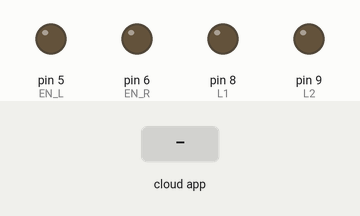
Simulated run of this sketch. Board: Arduino Uno, built with avr-gcc and run on an emulated ATmega328P. Shown: output pins drawn as LEDs (lit = HIGH). The test bench sets the inputs (shaded band). The ROS host is connected and sends only what is stated; pins used as bus, display or sensor lines are not drawn.

Above: at 1.2 s.
1.3 s: the phone or cloud app sets ard_getl to 0
At 1.6 s:
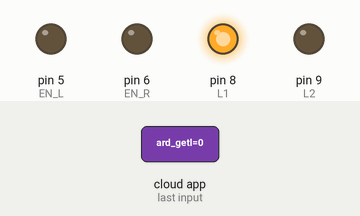
2.8 s: the phone or cloud app sets ard_getr to 1
At 3.1 s:
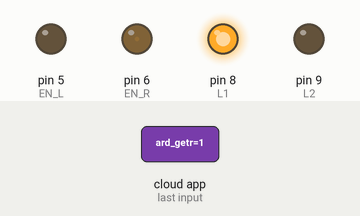
4.3 s: the phone or cloud app sets ard_getl to 1
At 5.5 s:
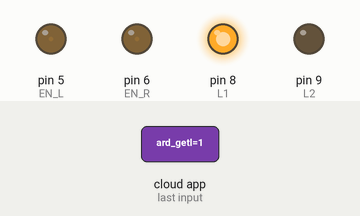
5.8 s: the phone or cloud app sets ard_getr to 0
At 7.2 s:
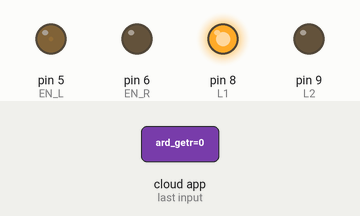
Timing chart, 0 to 8.3 s (numbered marks = the images above; inputs shaded):
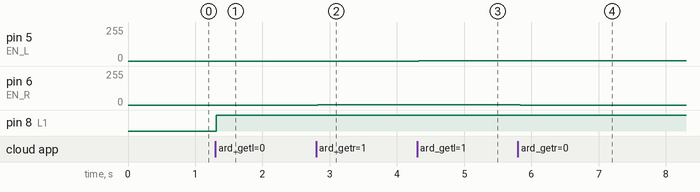

Measured:
- after the input at 1.3 s, pin 8 (L1): LOW → HIGH at once
- after the input at 2.8 s, pin 6 (EN_R): 0/255 → 1/255 at once
- after the input at 4.3 s, pin 5 (EN_L): 0/255 → 1/255 at once
- after the input at 5.8 s, pin 6 (EN_R): 1/255 → 0/255 at once

The sketch:

WITHROS.ino
```cpp
#define R1     10  //IN1
#define R2     11   //IN2
#define L1     8   //IN3
#define L2     9    //IN4
#define EN_R    6   //ENA
#define EN_L    5  //ENB

#include <ros.h>
#include <stdio.h>
#include <std_msgs/String.h>

int pwml,pwmr;
ros::NodeHandle  nh;
void Callbackl( const std_msgs::String& receive_msg){
  String mess = receive_msg.data;
  pwml = atoi(mess.c_str());
  if (pwml>=0)
    LeftForward(pwml);
  else{
    pwml*=-1;
    LeftBack(pwml);
  }
}

void Callbackr( const std_msgs::String& receive_msg){
  String mess = receive_msg.data;
  pwmr = atoi(mess.c_str());
  if (pwmr>=0)
    RightForward(pwmr);
  else{
    pwmr*=-1;
    RightBack(pwmr);
  }
}

ros::Subscriber<std_msgs::String> subl("ard_getl", Callbackl );
ros::Subscriber<std_msgs::String> subr("ard_getr", Callbackr );

void LeftBack(int pwm){
  analogWrite(EN_L,pwm);
  digitalWrite(L2,HIGH);
  digitalWrite(L1,LOW);
}

void LeftForward(int pwm){
  analogWrite(EN_L,pwm);
  digitalWrite(L2,LOW);
  digitalWrite(L1,HIGH);
}

void RightBack(int pwm){
  analogWrite(EN_R,pwm);
  digitalWrite(R2,HIGH);
  digitalWrite(R1,LOW);
}
void RightForward(int pwm){
  analogWrite(EN_R,pwm);
  digitalWrite(R2,LOW);
  digitalWrite(R1,HIGH);
}

void setup()
{
  pinMode(L1,OUTPUT);
  pinMode(L2,OUTPUT);
  pinMode(R1,OUTPUT);
  pinMode(R2,OUTPUT);
  pinMode(EN_L,OUTPUT);
  pinMode(EN_R,OUTPUT);
  nh.initNode();
  nh.subscribe(subl);
  nh.subscribe(subr);
  Serial.begin(57600);
}

void loop()
{
  nh.spinOnce();
  delay(100);
}
```
